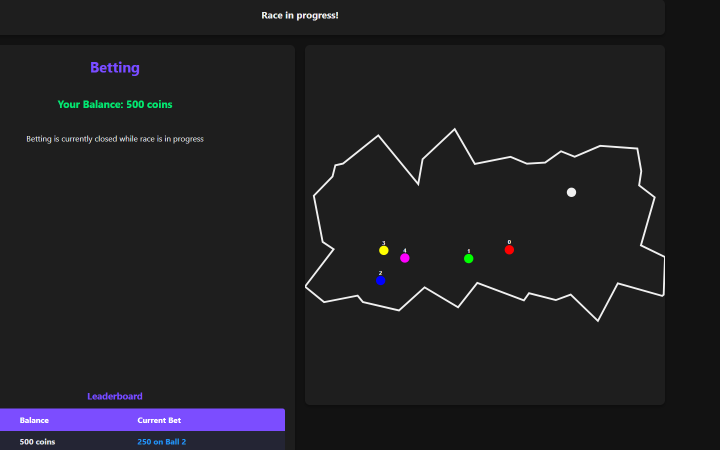
#> input picture assets/shots/alonecord-cover.png, 1440 x 900 px (shown at 1/2 size); its folder holds only this picture in this run
$ python dither.py ../assets/shots/alonecord-cover.png
#> lines starting #> are read from the running program, lines starting #| are printed output that depends on the picture
"""Ordered-dither the card covers.

    python tools/dither.py [--width 180] [--levels 3] [--matrix 4] [--color] [--invert auto|yes|no] [files...]

Reads assets/shots/*-cover.png (or the files given) and writes *-cover-dither.png
beside each one at low resolution: grayscale, contrast-stretched, then a Bayer
ordered dither down to `levels` tones between near-black and light gray. Mostly
light images are inverted so they sit in the dark theme. The
cards render them with image-rendering: pixelated, so the pixels stay crisp at
any size. Needs Pillow and numpy.
"""
import argparse
import glob
import os

import numpy as np
from PIL import Image, ImageOps

ROOT = os.path.dirname(os.path.dirname(os.path.abspath(__file__)))
DARK, LIGHT = 14, 225  # tone range, picked to sit inside the site's dark theme


def bayer(n):
#> called with n = 4
    m = np.array([[0, 2], [3, 1]])
    while m.shape[0] < n:
        m = np.block([[4 * m, 4 * m + 2], [4 * m + 3, 4 * m + 1]])
    return (m + 0.5) / m.size - 0.5  # centred thresholds in (-0.5, 0.5)


def dither(path, width, levels, matrix, color, invert=None):
#> called with path = '../assets/shots/alonecord-cover.png', width = 180, levels = 3, matrix = array of shape (4, 4), color = False
    im = Image.open(path).convert('RGB' if color else 'L')
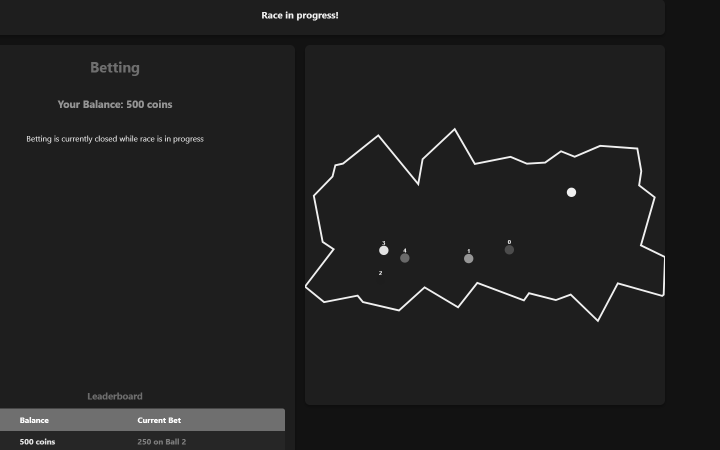
#> im: PIL image 1440x900 L (shown at 1/2 size); min 13, max 255, mean 32.1
    im = ImageOps.autocontrast(im, cutoff=1)
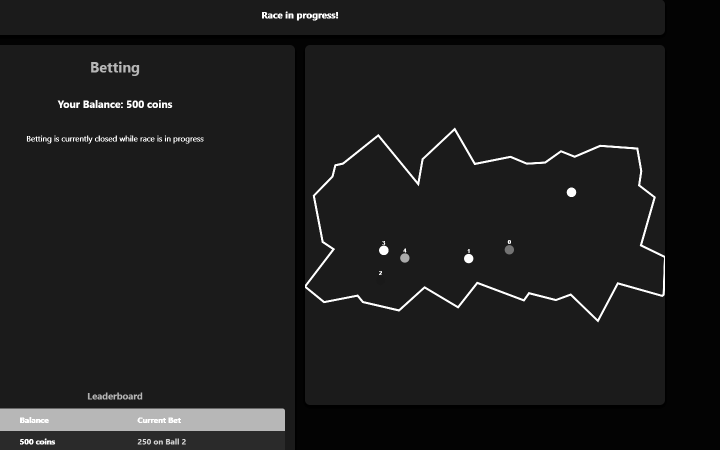
#> im: PIL image 1440x900 L (shown at 1/2 size); min 0, max 255, mean 29.5
    h = round(im.height * width / im.width)
#> h = 112
    px = np.asarray(im.resize((width, h), Image.LANCZOS), float) / 255
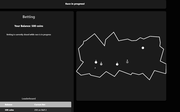
#> px: shape (112, 180) float64; min 0, max 1, mean 0.116
    if invert or (invert is None and px.mean() > 0.55):
        px = 1 - px  # light-theme screenshots go dark so every card sits in the dark page

    n = len(matrix)
    t = np.tile(matrix, (h // n + 1, width // n + 1))[:h, :width]
    if color:
        t = t[..., None]
    q = np.clip(np.round(px * (levels - 1) + t), 0, levels - 1) / (levels - 1)
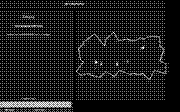
#> q: shape (112, 180) float64; min 0, max 1, mean 0.107

    dst = path[:-4] + '-dither.png'
    Image.fromarray((DARK + q * (LIGHT - DARK)).round().astype(np.uint8)).save(dst, optimize=True)
    print(os.path.relpath(dst, ROOT), (width, h), f'{os.path.getsize(dst) / 1024:.1f} KB')
#| assets/shots/alonecord-cover-dither.png (180, 112) 1.0 KB


def main():
    ap = argparse.ArgumentParser()
    ap.add_argument('files', nargs='*')
    ap.add_argument('--width', type=int, default=180)
    ap.add_argument('--levels', type=int, default=3, help='tones per channel')
    ap.add_argument('--matrix', type=int, default=4, help='Bayer matrix size: 2, 4 or 8')
    ap.add_argument('--color', action='store_true', help='dither each RGB channel instead of grayscale')
    ap.add_argument('--invert', choices=['auto', 'yes', 'no'], default='auto',
                    help='invert light images (auto: when the mean tone is above 55%%)')
    a = ap.parse_args()
    files = a.files or sorted(glob.glob(os.path.join(ROOT, 'assets', 'shots', '*-cover.png')))
    for f in files:
        dither(f, a.width, a.levels, bayer(a.matrix), a.color, {'auto': None, 'yes': True, 'no': False}[a.invert])


if __name__ == '__main__':
    main()
